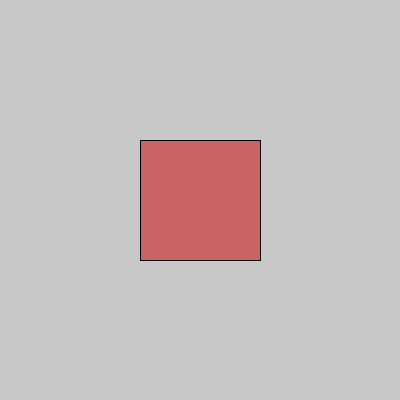
Frame 1 (no input)
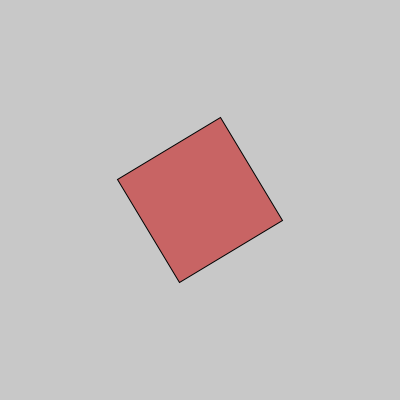
Frame 60 (the mouse pressed at the canvas centre just before this capture)
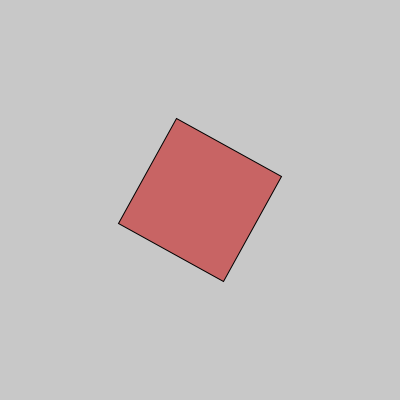
Frame 120 (the mouse held since frame 60 and released just before this capture)

The Processing sketch that drew these frames (run headless with seeded random() and noise(); from frame 60 on, the mouse is pressed at the canvas centre):

// Processing sketch: ej_07_rotate_simple
// ── ej_07_rotate_simple.pde
// Ejemplo 7 - rotate simple (SIN for)
// rotate() gira el sistema de coordenadas alrededor del origen (0,0).
// Por eso PRIMERO trasladamos el origen a donde queremos el centro de giro,
// y RECIEN AHI rotamos. rotate() usa RADIANES: usamos radians() para
// pasar de grados a radianes.
int angulo = 0;

void setup() {
  size(400, 400);
  background(255);
  rectMode(CENTER);
}

void draw(){
  background(200);
  
  // 1) Movemos el origen al centro
  translate(200, 200);

  // 2) Giramos el sistema 45 grados
  rotate(radians(angulo));

  // 3) Dibujamos en el origen: el cuadrado sale "en diamante"
  fill(200, 100, 100);
  rect(0, 0, 120, 120);
  angulo++;
}
